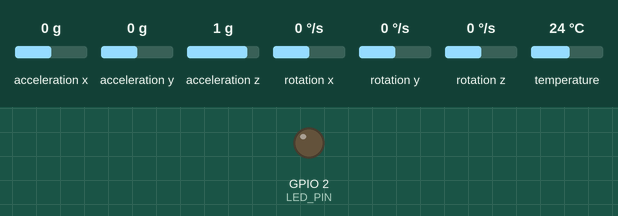
A sketch run on a simulated ESP32. Shown: output pins drawn as LEDs (lit = HIGH). The test bench sets the inputs (shaded band); at power-on: acceleration x 0 g, acceleration y 0 g, acceleration z 1 g, rotation x 0 °/s, rotation y 0 °/s, rotation z 0 °/s, temperature 24 °C. WiFi joins after 1.5 s; servers stay silent unless stated; the local clock reads 2024-03-15 10:24:30 at power-on unless the sketch sets it.

Above: at 0.1 s.
At 1.7 s:
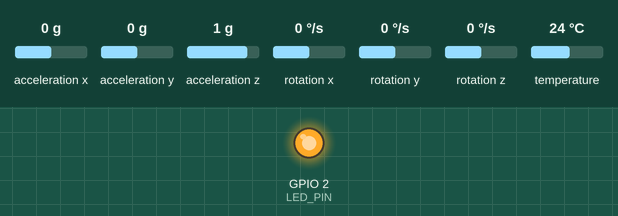
Timing chart, 0 to 3.2 s (numbered marks = the images above):
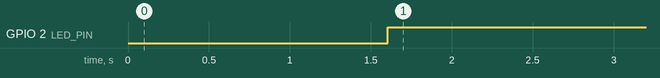

Measured:
- by itself, GPIO 2 (LED_PIN): LOW → HIGH at 1.6 s

The sketch:

Motion_Detection_Alpha.ino
```cpp
/* Tap-Guard v5.1 */
#include <WiFi.h>
#include <WebServer.h>
#include <Adafruit_MPU6050.h>
#include <Adafruit_Sensor.h>
#include <Wire.h>
#include <time.h>

#define LED_PIN 2
float sens = 0.30;                   // 0-1  higher = more sensitive
int calcThr(){ return max(1, int(25 - sens * 24)); }
#define MOT_DUR 30
const char* ssid = "DevilDogVIP";
const char* pass = "yvetteway";

Adafruit_MPU6050 mpu;
WebServer server(80);

struct Ev{time_t ts; float ax,ay,az,gx,gy,gz;};
const int MAX = 300;
Ev ev[MAX]; int head = -1;
bool moving = false; uint32_t lastHit = 0;

/* ---------- UI ---------- */
const char page[] PROGMEM = R"html(
<!doctype html><html><head><meta charset=utf-8><meta name=viewport content=width=device-width,initial-scale=1>
<title>Tap-Guard</title><style>
body{margin:0;font-family:-apple-system,Helvetica,Arial;background:#eef1f3;color:#1d1d1f}
header{background:#fff;text-align:center;padding:20px;box-shadow:0 2px 6px #0003}
h1{margin:0;font-size:28px}#state{font-size:50px;font-weight:700;margin:16px 0}
.armed{color:#34c759}.moving{color:#ff3b30}
.card{background:#fff;border-radius:14px;padding:12px;margin:8px auto;max-width:820px;box-shadow:0 4px 10px #0002}
table{width:100%;border-collapse:collapse;font-size:13px}
th,td{border:1px solid #ccc;padding:4px;text-align:center}
button,input[type=number]{margin:6px;padding:8px 14px;border:0;border-radius:8px;font-weight:600;cursor:pointer}
button{background:#0071e3;color:#fff}input[type=number]{width:100px;color:#6c6c6c}
input.clean{color:#1d1d1f}
</style></head><body>
<header><h1>Tap-Guard Coaster</h1></header>
<center><div id=state class=armed>ARMED</div></center>
<div class=card>
 Sensitivity <input id=val type=number step=0.001 min=0 max=1 placeholder="0.30">
 <button onclick="setS()">Set</button>
 <button onclick="defS()">Default</button>
 <button onclick="clr()">Reset Log</button>
 <button onclick="csv()">CSV</button>
</div>
<div class=card>
<table><thead><tr><th>id</th><th>time</th><th>ax</th><th>ay</th><th>az</th><th>gx</th><th>gy</th><th>gz</th></tr></thead><tbody id=log></tbody></table>
</div>
<script>
let data="";const v=document.getElementById("val");v.oninput=()=>v.classList.add("clean");
const q=p=>fetch(p);
function setS(){q("/sens?val="+(v.value||v.placeholder));}
function defS(){q("/sens?val=0.30").then(()=>{v.value="";v.classList.remove("clean");});}
function clr(){q("/reset");}
function csv(){const a=document.createElement("a");a.href=URL.createObjectURL(new Blob([data],{type:"text/csv"}));a.download="tapguard.csv";a.click();}
async function loop(){
 const s=await (await q("/state")).text(),st=document.getElementById("state");
 st.textContent=s=="1"?"MOVING":"ARMED";st.className=s=="1"?"moving":"armed";
 data=await (await q("/log")).text();
 const rows=data.trim().split("\\n").slice(1),tb=document.getElementById("log");tb.innerHTML="";
 rows.forEach(l=>{const c=l.split(",");if(c.length<8)return;
  const tr=document.createElement("tr");c.forEach(v=>{const d=document.createElement("td");d.textContent=v;tr.appendChild(d);});tb.prepend(tr);});
 setTimeout(loop,250);}loop();
</script></body></html>
)html";
/* ------------------------ */

/* Handlers */
void handleRoot()      { server.send_P(200,"text/html",page); }
void handleState()     { server.send(200,"text/plain", moving ? "1" : "0"); }
void handleLog(){
  String out="id,time,ax,ay,az,gx,gy,gz\n";
  for(int i=0;i<MAX;i++){
    int idx=(head-i+MAX)%MAX; if(ev[idx].ts==0) break;
    char ts[20]; strftime(ts,sizeof(ts),"%F %T",localtime(&ev[idx].ts));
    out+=String(idx)+","+ts+","+
         String(ev[idx].ax,2)+","+String(ev[idx].ay,2)+","+String(ev[idx].az,2)+","+
         String(ev[idx].gx,2)+","+String(ev[idx].gy,2)+","+String(ev[idx].gz,2)+"\n";
  }
  server.send(200,"text/csv",out);
}
void handleSens(){
  sens = constrain(server.arg("val").toFloat(),0.0f,1.0f);
  mpu.setMotionDetectionThreshold(calcThr());
  server.send(200,"");
}
void handleReset(){
  memset(ev,0,sizeof(ev)); head=-1; moving=false;
  server.send(200,"");
}

/* Setup */
void setup(){
  pinMode(LED_PIN,OUTPUT); Serial.begin(115200);
  WiFi.begin(ssid,pass); while(WiFi.status()!=WL_CONNECTED) delay(200);
  configTime(0,0,"pool.ntp.org","time.nist.gov");

  if(!mpu.begin()){Serial.println("MPU fail"); while(1);}
  mpu.setHighPassFilter(MPU6050_HIGHPASS_0_63_HZ);
  mpu.setMotionDetectionDuration(MOT_DUR);
  mpu.setMotionDetectionThreshold(calcThr());
  mpu.setMotionInterrupt(true);

  server.on("/",handleRoot);
  server.on("/state",handleState);
  server.on("/log",handleLog);
  server.on("/sens",handleSens);
  server.on("/reset",handleReset);
  server.begin();
}

/* Loop */
void loop(){
  server.handleClient();
  if(mpu.getMotionInterruptStatus()){
    sensors_event_t a,g,t; mpu.getEvent(&a,&g,&t);
    head=(head+1)%MAX;
    ev[head]={time(nullptr),a.acceleration.x,a.acceleration.y,a.acceleration.z,
                           g.gyro.x,g.gyro.y,g.gyro.z};
    digitalWrite(LED_PIN,HIGH); moving=true; lastHit=millis();
  }
  if(moving && millis()-lastHit>1200){ moving=false; digitalWrite(LED_PIN,LOW); }
}
```
